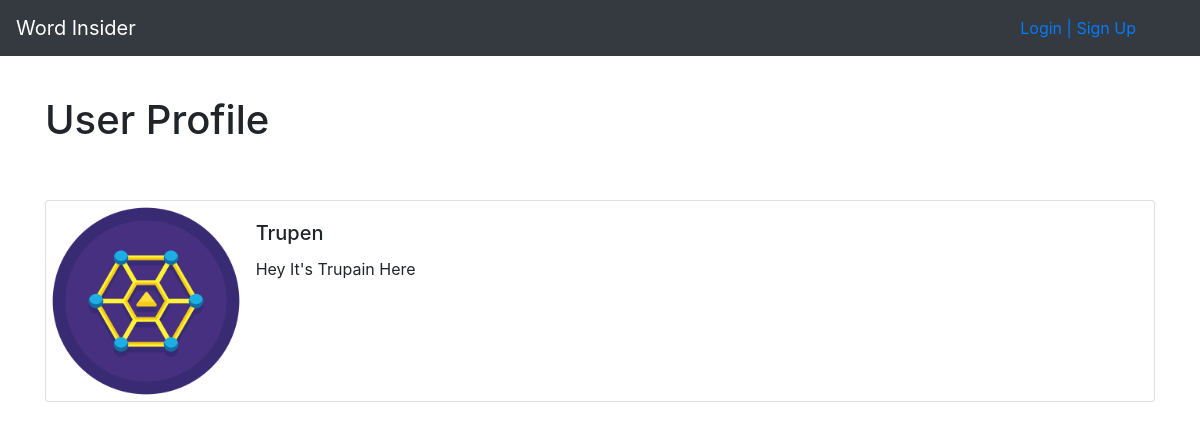
The page /members/6/profile/ on the database its author committed.
### blog/models.py (models this page shows, shortened)
class Profile(models.Model):
    user = models.OneToOneField(User,null=True,on_delete=models.CASCADE)
    bio = models.TextField()
    profile_pic = models.ImageField(null=True,blank=True,upload_to="images/profile/")
    social_media_insta = models.CharField(null=True,blank=True,max_length=100)
    social_media_github = models.CharField(null=True, blank=True, max_length=100)
    social_media_pinterest = models.CharField(null=True, blank=True, max_length=100)

### members/views.py (the view)
# urls.py: path('<int:pk>/profile/',ShowProfilePageView.as_view(),name='profile-page'),
class ShowProfilePageView(DetailView):
    model = Profile
    template_name = 'registration/user_profile.html'
    def get_context_data(self, *args, **kwargs):
        context = super(ShowProfilePageView,self).get_context_data(*args, **kwargs)
        page_user = get_object_or_404(Profile,id=self.kwargs['pk'])
        context["page_user"] = page_user
        return context

### members/templates/registration/user_profile.html (shortened to what this page needs)
{% extends 'base.html' %}
{% load static %}
{% block content %}
<h1>User Profile</h1>
    <br>
    <br>
    <div class="card mb-3" >
  <div class="row g-0">
    <div class="col-md-2">
        {% if page_user.profile_pic %}
            <img src="{{ page_user.profile_pic.url }}" width=200 height=200 >
            {% else %}
            <img src="{% static 'blog/images/alt.png' %}" width=200 height=200>
            {% endif %}
    </div>
    <div class="col-md-10">
      <div class="card-body">
        <h5 class="card-title">{{ page_user.user.username }}</h5>
           <p class="card-text">{{ page_user.bio }}</p>
      </div>
    </div>
  </div>
</div>
{% endblock %}

### rows shown on the page
Profile: profile_pic (picture), user.username "Trupen", bio "Hey It's Trupain Here"
